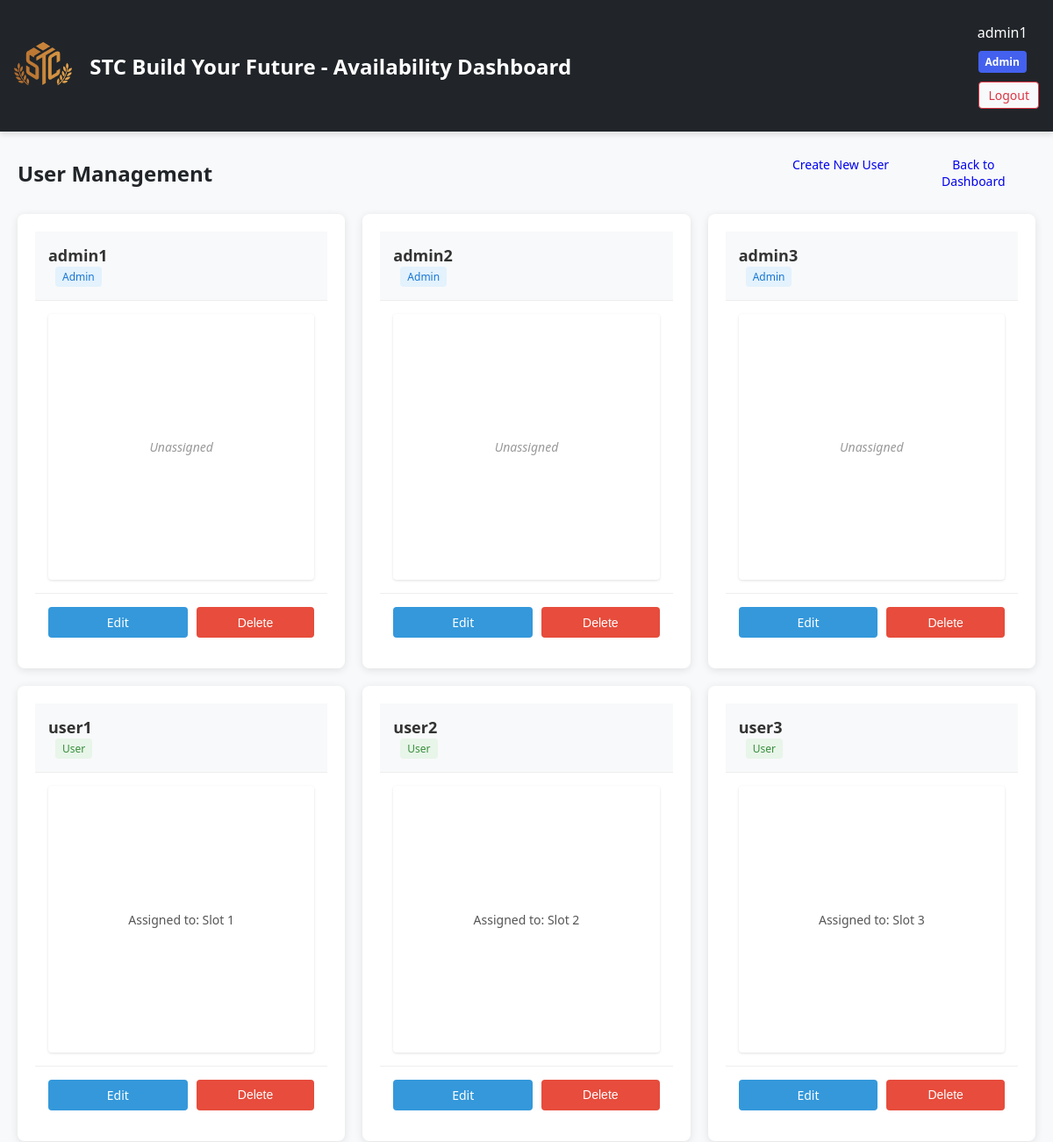
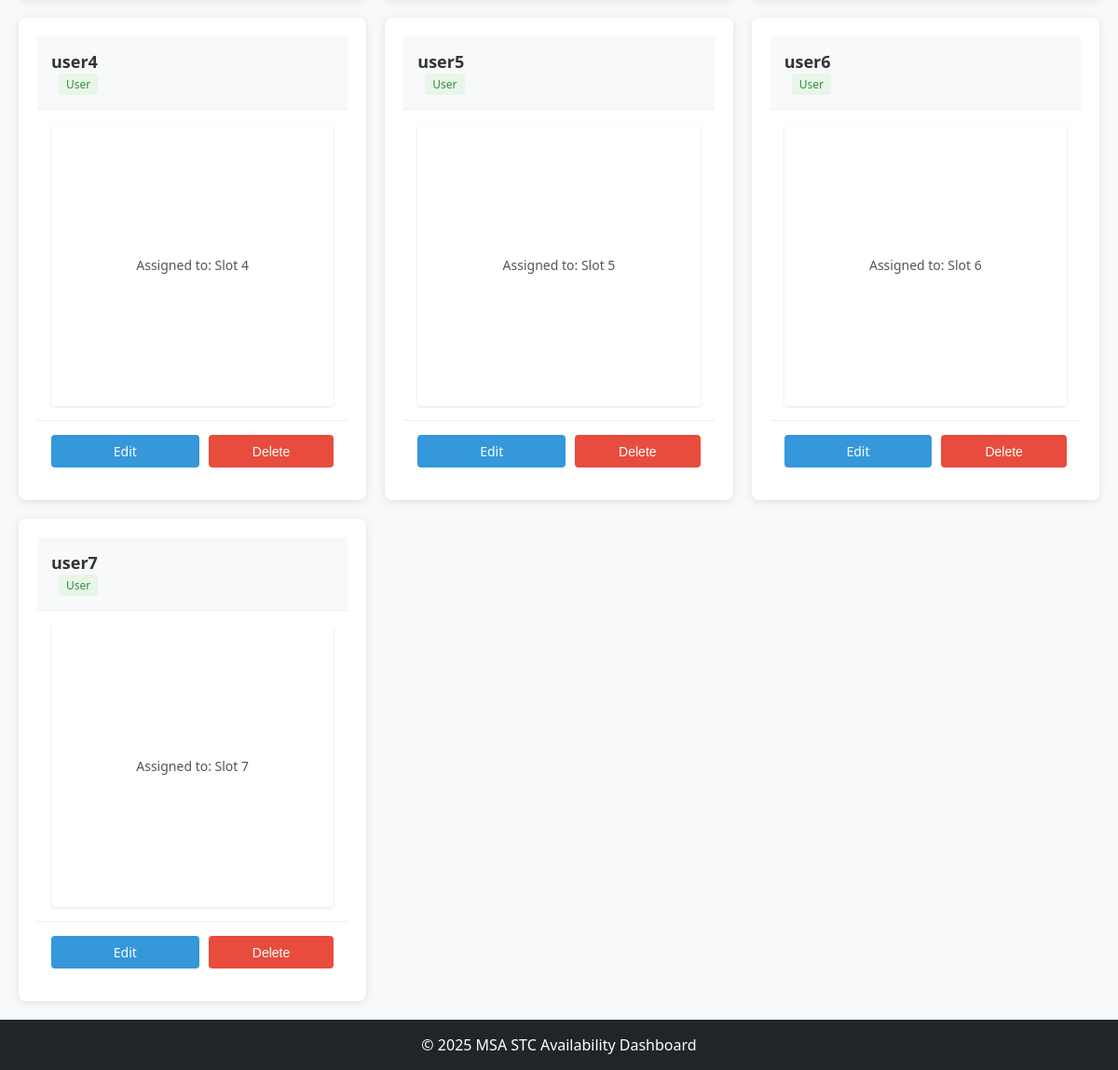
Page /admin/users (signed in) on the committed database (2 pictures, top to bottom).
### models.py (models this page shows)
class User(db.Model, UserMixin):
    __tablename__ = 'users'
    id = db.Column(db.Integer, primary_key=True)
    username = db.Column(db.String(64), unique=True, nullable=False)
    password_hash = db.Column(db.String(128), nullable=False)
    role = db.Column(db.String(10), nullable=False, default='user')  # 'user' or 'admin'
    grid_square_id = db.Column(db.Integer, db.ForeignKey('grid_squares.id'), nullable=True)
    grid_square = db.relationship('GridSquare', backref=db.backref('assigned_user', uselist=False))

class GridSquare(db.Model):
    __tablename__ = 'grid_squares'
    id = db.Column(db.Integer, primary_key=True)
    name = db.Column(db.String(10), unique=True, nullable=False)  # e.g., 'U-001'
    status = db.Column(db.Integer, nullable=False, default=0)  # 0=red, 1=yellow, 2=green
    user_id = db.Column(db.Integer, nullable=True)  # This won't be a foreign key to allow deletion without cascade issues

### app.py (the view)
@app.route('/admin/users')
@login_required
def admin_users():
    if current_user.role != 'admin':
        flash('Unauthorized access', 'danger')
        return redirect(url_for('dashboard'))
    users = User.query.all()
    return render_template('admin_users.html', users=users)

### app.py (called while the page is built)
@login_manager.user_loader
def load_user(user_id):
    return User.query.get(int(user_id))

### templates/admin_users.html (shortened to what this page needs)
{% extends "base.html" %}
{% block content %}
<div class="admin-users-wrapper">
    <div class="admin-users-header">
        <h2>User Management</h2>
        <div class="admin-users-actions">
            <a href="{{ url_for('create_user') }}" class="btn btn-primary">Create New User</a>
            <a href="{{ url_for('dashboard') }}" class="btn btn-secondary">Back to Dashboard</a>
        </div>
    </div>
    <div class="users-grid">
        {% for user in users %}
        <div class="user-card">
            <div class="card-header">
                <h3>{{ user.username }}</h3>
                <span class="role-badge {% if user.role == 'admin' %}admin{% else %}user{% endif %}">
                    {{ user.role|title }}
                </span>
            </div>
            <div class="card-body">
                {% if user.grid_square %}
                <p class="grid-square">Assigned to: {{ user.grid_square.name }}</p>
                {% else %}
                <p class="grid-square unassigned">Unassigned</p>
                {% endif %}
            </div>
            <div class="card-footer">
                <a href="{{ url_for('edit_user', user_id=user.id) }}" class="btn edit-btn">Edit</a>
                <form method="POST" action="{{ url_for('delete_user', user_id=user.id) }}" class="delete-form">
                    <button type="submit" class="btn delete-btn" onclick="return confirm('Are you sure?')">Delete</button>
                </form>
            </div>
        </div>
        {% endfor %}
    </div>
</div>
{% endblock %}

### templates/base.html (shortened to what this page needs)
<!DOCTYPE html>
<html lang="en">
<head>
    <link rel="stylesheet" href="{{ url_for('static', filename='style.css') }}">
</head>
<body>
    <header>
        <div class="container header-content">
            <div class="logo-wrapper">
                <a href="{{ url_for('index') }}">
                    <img src="{{ url_for('static', filename='images/STC Logo FINA-0S1.svg') }}" alt="STC Logo" class="logo-img">
                </a>
            </div>
            <h1><strong>STC Build Your Future - Availability Dashboard</strong></h1>
            {% if current_user.is_authenticated %}
            <div class="user-info">
                <span>{{ current_user.username }}</span>
                {% if current_user.role == 'admin' %}
                <span class="admin-badge">Admin</span>
                {% endif %}
                <a href="{{ url_for('logout') }}" class="logout-btn">Logout</a>
            </div>
            {% endif %}
        </div>
    </header>
    <main class="container">
        {% block content %}{% endblock %}
    </main>
    <footer>
        <div class="container text-center">
            <p>&copy; 2025 MSA STC Availability Dashboard</p>
        </div>
    </footer>
</body>
</html>

### static/style.css (style rules this page uses)
:root { --color-red: #ff6b6b; --color-yellow: #ffd166; --color-green: #06d6a0; --color-blue: #4361ee; --color-dark: #212529; --color-light: #f8f9fa; --color-white: #ffffff; --shadow-sm: 0 1px 3px rgba(0,0,0,0.12); --shadow-md: 0 4px 6px rgba(0,0,0,0.1); --transition: all 0.2s ease; }
* { margin: 0; padding: 0; box-sizing: border-box; }
body { font-family: 'Segoe UI', Tahoma, Geneva, Verdana, sans-serif; background-color: var(--color-light); color: var(--color-dark); display: flex; flex-direction: column; min-height: 100vh; }
header { background-color: var(--color-dark); color: var(--color-white); padding: 1rem; box-shadow: var(--shadow-md); }
.header-content { display: flex; justify-content: space-between; align-items: center; max-width: 1200px; margin: 0 auto; }
.user-info { display: flex; align-items: center; gap: 1rem; }
.admin-badge { background-color: var(--color-blue); color: var(--color-white); padding: 0.25rem 0.5rem; border-radius: 4px; font-size: 0.75rem; font-weight: bold; }
.btn { padding: 0.5rem 1rem; border: none; border-radius: 4px; cursor: pointer; transition: var(--transition); }
.grid-square { display: flex; align-items: center; justify-content: center; aspect-ratio: 1/1; border-radius: 4px; transition: var(--transition); cursor: pointer; box-shadow: var(--shadow-sm); position: relative; }
footer { background-color: var(--color-dark); color: var(--color-white); text-align: center; padding: 1rem; }
.grid-square { aspect-ratio: 1; display: flex; align-items: center; justify-content: center; border-radius: 4px; transition: all 0.2s; cursor: default; position: relative; }
.grid-square { aspect-ratio: 1; display: flex; align-items: center; justify-content: center; border-radius: 4px; position: relative; overflow: hidden; }
.logout-btn { margin-left: 15px; padding: 5px 10px; background-color: #f8f9fa; color: #dc3545; border: 1px solid #dc3545; border-radius: 4px; text-decoration: none; font-size: 14px; transition: all 0.3s; }
.user-card { padding: 20px; height: 100%; display: flex; flex-direction: column; }
.admin-users-header { display: flex; justify-content: space-between; align-items: center; margin-bottom: 20px; flex-wrap: wrap; gap: 15px; }
.admin-users-actions { display: flex; gap: 10px; }
.user-info { margin: 10px 0; display: flex; flex-direction: column; gap: 5px; }
.delete-form { display: inline; }
.grid-square { transition: background-color 0.3s ease, transform 0.2s ease; }
.logo-wrapper { display: flex; align-items: center; margin-right: 20px; }
.logo-img { max-height: 50px; width: auto; }
.header-content { display: flex; align-items: center; justify-content: space-between; flex-wrap: wrap; }
.header-content h1 { flex: 1; font-size: 1.5rem; margin: 0; }
.user-info { display: flex; align-items: center; gap: 10px; }

### templates/admin_users.html (style rules this page uses)
.admin-users-wrapper { width: 100%; padding: 20px; box-sizing: border-box; }
.admin-users-header { display: flex; justify-content: space-between; align-items: center; margin-bottom: 20px; flex-wrap: wrap; gap: 15px; }
.admin-users-actions { display: flex; gap: 10px; }
.users-grid { display: grid; grid-template-columns: repeat(auto-fill, minmax(280px, 1fr)); gap: 20px; width: 100%; margin: 0; padding: 0; }
.user-card { background: white; border-radius: 8px; box-shadow: 0 2px 10px rgba(0,0,0,0.1); overflow: hidden; display: flex; flex-direction: column; }
.card-header { padding: 15px; background: #f8f9fa; border-bottom: 1px solid #eee; }
.card-header h3 { margin: 0; font-size: 18px; color: #333; }
.card-body { padding: 15px; flex-grow: 1; }
.card-footer { padding: 15px; display: flex; gap: 10px; border-top: 1px solid #eee; }
.role-badge { display: inline-block; padding: 3px 8px; border-radius: 4px; font-size: 12px; font-weight: 500; margin-left: 8px; }
.role-badge.admin { background-color: #e3f2fd; color: #1976d2; }
.role-badge.user { background-color: #e8f5e9; color: #388e3c; }
.grid-square { margin: 0; font-size: 14px; color: #555; }
.grid-square.unassigned { color: #999; font-style: italic; }
.btn { padding: 8px 12px; border-radius: 4px; font-size: 14px; cursor: pointer; text-decoration: none; text-align: center; border: none; flex: 1; }
.edit-btn { background-color: #3498db; color: white; }
.delete-btn { background-color: #e74c3c; color: white; }
.delete-form { flex: 1; display: flex; }

### rows in the picture
User: username "admin1", role "Admin", shows "Unassigned"
User: username "admin2", role "Admin", shows "Unassigned"
User: username "admin3", role "Admin", shows "Unassigned"
User: username "user1", role "User", grid_square.name "Slot 1"
User: username "user2", role "User", grid_square.name "Slot 2"
User: username "user3", role "User", grid_square.name "Slot 3"
User: username "user4", role "User", grid_square.name "Slot 4"
User: username "user5", role "User", grid_square.name "Slot 5"
User: username "user6", role "User", grid_square.name "Slot 6"
User: username "user7", role "User", grid_square.name "Slot 7"
